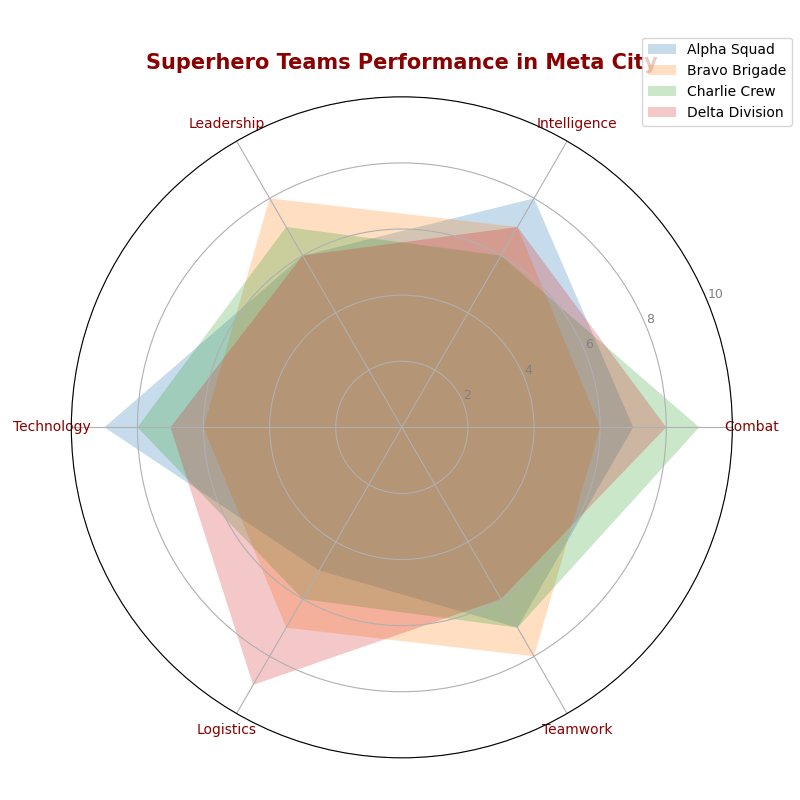

Here is the Python script that generated this plot:
import matplotlib.pyplot as plt
import numpy as np

# Define categories/attributes and teams' performance data
categories = ['Combat', 'Intelligence', 'Leadership', 'Technology', 'Logistics', 'Teamwork']
team_data = {
    'Alpha Squad': [7, 8, 6, 9, 5, 7],
    'Bravo Brigade': [6, 7, 8, 6, 7, 8],
    'Charlie Crew': [9, 6, 7, 8, 6, 7],
    'Delta Division': [8, 7, 6, 7, 9, 6]
}

# Number of variables
num_vars = len(categories)

# Compute angle for each category
angles = np.linspace(0, 2 * np.pi, num_vars, endpoint=False).tolist()
angles += angles[:1]  # Repeat first angle to close the radar chart

# Set up radar chart framework
fig, ax = plt.subplots(figsize=(8, 8), subplot_kw=dict(polar=True))

# Plot each team's data on the radar chart with filled areas
for team, values in team_data.items():
    values += values[:1]  # Repeat the first value to close the loop
    ax.fill(angles, values, alpha=0.25, label=team)

# Customize the chart's appearance
ax.set_ylim(0, 10)
ax.set_yticks([2, 4, 6, 8, 10])
ax.set_yticklabels(['2', '4', '6', '8', '10'], color='grey', size=9)
ax.set_xticks(angles[:-1])
ax.set_xticklabels(categories, size=10, color='darkred')

# Title and legend
plt.title('Superhero Teams Performance in Meta City', size=15, weight='bold', color='darkred', pad=20)
plt.legend(loc='upper right', bbox_to_anchor=(1.1, 1.1), fontsize=10)

# Automatically adjust layout to prevent overlap
plt.tight_layout()

# Display the plot
plt.show()
